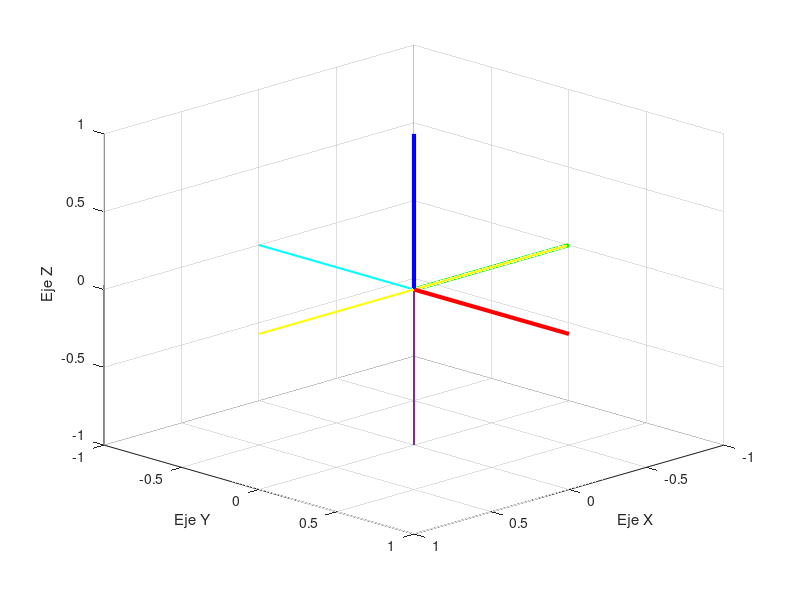

Write MATLAB code to recreate this figure.
view (135,22);%%%(130,30)%%% Valores angulares del Azimut y de la elevación.
axis ([-1 1 -1 1 -1 1]);% Se determina las dimenciones (escala) de los límites de los ejes.
set(gcf,'Color','#B4EC44'); % Se configura el color del contorno de la ventana de la figura
set(gca,'Color','#8F8F8F'); % Se configura el color del plano de la figura
grid on
%grid minor 
xlabel('Eje X')
ylabel('Eje Y')
zlabel('Eje Z')
%grid on
% Trazar una línea desde el punto "a" hasta el punto "b"
    %a=[x1,y1,z1]-->inicio
    %b=[x2,y2,z2]-->fin
x=[1,0,0]';
y=[0,1,0]';
z=[0,0,1]';
line([-x(1) x(1)],[-x(2) x(2)],[-x(3) x(3)],'color','y','linewidth',1.5);%línea del eje X
line([-y(1) y(1)],[-y(2) y(2)],[-y(3) y(3)],'color','c','linewidth',1.5);
line([-z(1) z(1)],[-z(2) z(2)],[-z(3) z(3)],'color','#7E2F8E','linewidth',1.5);
%line([0 0],[-15 15],[0 0],'color','k','linewidth',1.5);%línea del eje Y
%line([0 0],[0 0],[-15 15],'color','k','linewidth',1.5);%línea del eje Z
pause (0.5) % pausa el programa 1/2 segundo
%pause % pausa el programa de manera indefinida hasta presionar una tecla
%%%Rotación con respecto al eje Z %%%Rot_Z_teta=[cos(Teta) -sin(Teta) 0;sin(Teta) cos(Teta) 0;0 0 1];
for i=0:0.5:90%%%% Ángulo TETA
    xU=cosd(i);
    yU=sind(i);
    zU=0;
    xV=-sind(i);
    yV=cosd(i);
    zV=0;
    xW=0;
    yW=0;
    zW=1;
    RotZ=[xU xV xW;yU yV yW;zU zV zW];
    %RotZ=
    %        U   V  W
    %     x [xU xV xW...
    %     y  yU yV yW...
    %     z  zU zV zW...]
    view (135,22);
    axis ([-1 1 -1 1 -1 1]);
    set(gca,'Color','#8F8F8F');
    xlabel('Eje X')
    ylabel('Eje Y')
    zlabel('Eje Z')
    grid on
    %grid minor
    %%%%%%%%%%%%%%%%%%%%%%%%%%    Líneas de ejes coordenados fijos.
    % Trazar una línea desde el punto "a" hasta el punto "b"
    %a=[x1,y1,z1]-->inicio
    %b=[x2,y2,z2]-->fin
    line([-1 1],[0 0],[0 0],'color','y','linewidth',1.5);%línea del eje X
    line([0 0],[-1 1],[0 0],'color','c','linewidth',1.5);%línea del eje Y
    line([0 0],[0 0],[-1 1],'color','#7E2F8E','linewidth',1.5);%línea del eje Z
    %%%%%%%%%%%%%%%%%%%%%%%%%  Líneas del sistema de referencia móvil.
    %line([0 xU],[0 yU],[0 zU],'color','r','linewidth',3);%Línea del eje móvil U
    a=line([0 RotZ(1,1)],[0 RotZ(2,1)],[0 RotZ(3,1)],'color','r','linewidth',3);
    %line([0 xV],[0 yV],[0 zV],'color','g','linewidth',3);%Línea del eje móvil V
    b=line([0 RotZ(1,2)],[0 RotZ(2,2)],[0 RotZ(3,2)],'color','g','linewidth',3);
    %line([0 xW],[0 yW],[0 zW],'color','b','linewidth',3);%Línea del eje móvil W
    c=line([0 RotZ(1,3)],[0 RotZ(2,3)],[0 RotZ(3,3)],'color','b','linewidth',3);
    %%%%%%%%%%%%%%%%%%%%%%%%%%
    %%%%%%%%%%%%%%%%%%%%%%%%%%%%%%%%%%%%%%%%%%%%%%%%%%%%%%%%%%%%%%%%%%%%%%%%%%%%%%%%%%%%%%%%%
    
    %%%%%%%%%%%%%%%%%%%%%%%%%%%%%%%%%%%%%%%%%%%%%%%%%%%%%%%%%%%%%%%%%%%%%%%%%%%%%%%%%%%%%%%%%
    pause(0.001)
    %pause()
    if i<90%%% Ángulo TETA %%%%if i<90
        %line([0 xU],[0 yU],[0 zU],'color','w','linewidth',3);
        %line([0 xV],[0 yV],[0 zV],'color','w','linewidth',3);
        %line([0 xW],[0 yW],[0 zW],'color','w','linewidth',3);
        clf%%clf
        %delete(a)
        %delete(b)
        %delete(c)
    end
    disp(i)
end
pause()
close all
